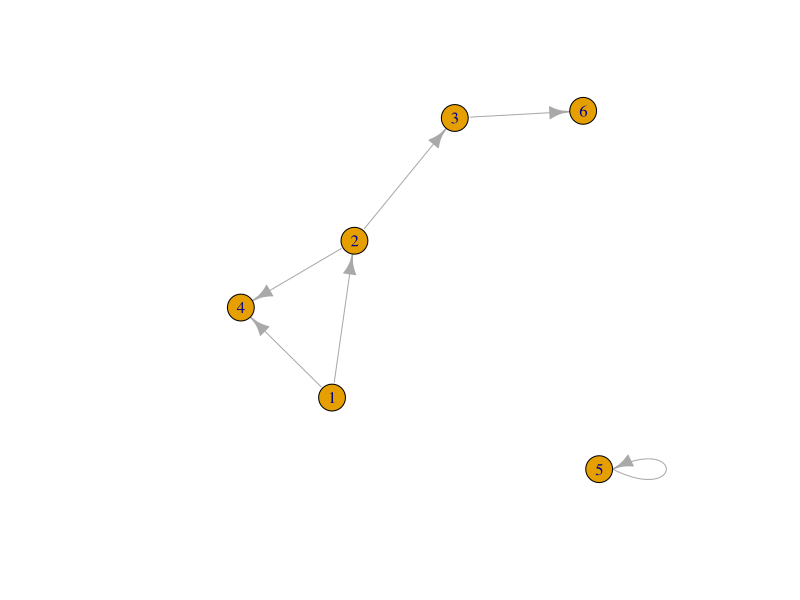
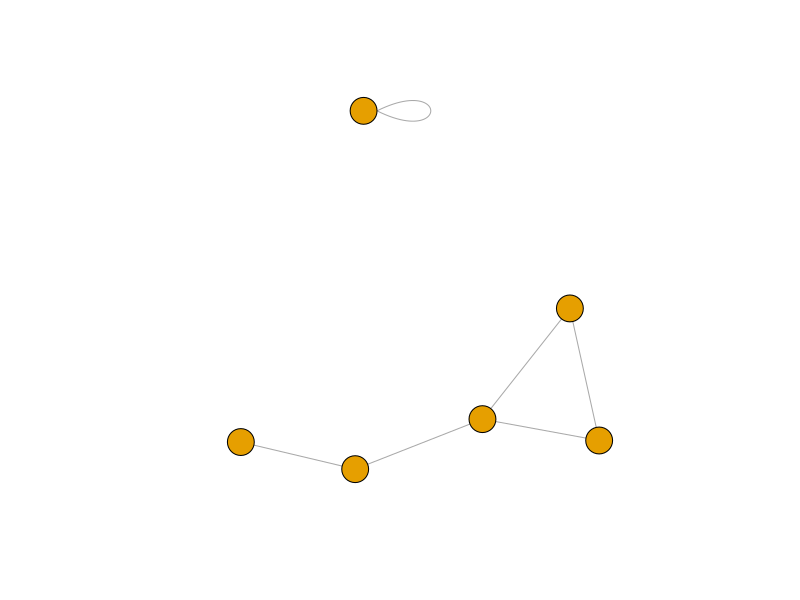
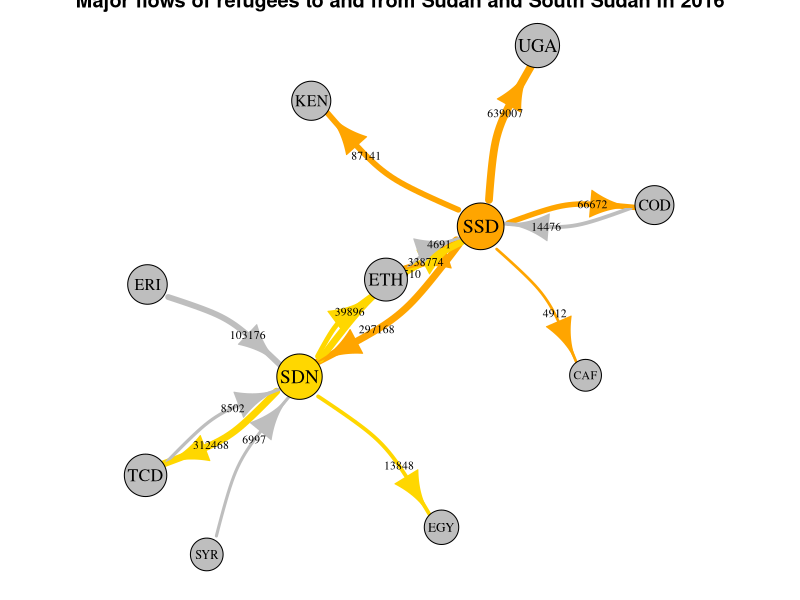

The R script that drew these images, in order:
## ---- chunk 1
knitr::opts_chunk$set(echo = TRUE)
## ---- chunk 2
library(igraph)
library(tidyverse)
## ---- chunk 3
gd <- graph(c(1,2, 2,3, 2,4, 1,4, 5,5, 3,6))
plot(gd)
## ---- chunk 4
gu <- graph(c(1,2, 2,3, 2,4, 1,4, 5,5, 3,6), directed=FALSE)
plot(gu, vertex.label=NA)
## ---- chunk 5
refugeedata <- read_delim("../data/dataset-unhcr-refugees-data-sudan-south-sudan-2016.csv", "," )
## ---- chunk 6
edges <- refugeedata %>%
  drop_na() %>%
  select("ISO_A3_origin",
         "ISO_A3_residence",
         "Total_refugees") %>%
  rename("from"="ISO_A3_origin",
         "to"="ISO_A3_residence",
         "weight"="Total_refugees") %>%
  slice_max(n=15, order_by=weight)
## ---- chunk 7
nodesFrom <- edges %>%
  select("from") %>%
  distinct() %>%
  rename("country"="from")

nodesTo <- edges %>%
  select("to") %>%
  distinct() %>%
  rename("country"="to")

nodes <- bind_rows(nodesFrom, nodesTo) %>% 
  distinct()
## ---- chunk 8
# Generate ID's for all nodes
nodes$ID <- seq.int(nrow(nodes))

# Create the network object
net <- graph_from_data_frame(d=edges, vertices=nodes, directed=TRUE)
## ---- chunk 9
par(mar=c(0, 0, 0, 0))

V(net)$size <- log(strength(net)) + 4
E(net)$width <- log(edges$weight / 350)

edgesSSD <- incident(net, V(net)[name=="SSD"], mode="out")
edgesSDN <- incident(net, V(net)[name=="SDN"], mode="out")
ecol <- rep("gray", ecount(net))
ecol[edgesSSD] <- "orange"
ecol[edgesSDN] <- "gold"

vcol <- rep("gray", vcount(net))
vcol[V(net)$name=="SSD"] <- "orange"
vcol[V(net)$name=="SDN"] <- "gold"

l <- layout_with_lgl(net, maxiter=93)

plot(net, 
     main="Major flows of refugees to and from Sudan and South Sudan in 2016", 
     sub="Source: UNHCR, 2016", 
     layout=l,
     edge.color=ecol,
     edge.curved=.25, 
     edge.arrow.size=log(E(net)$weight)/6, 
     edge.label=E(net)$weight, 
     edge.label.color="black", 
     edge.label.cex=.7, 
     vertex.color=vcol, 
     vertex.label.color="black", 
     vertex.label.cex=log(strength(net))/12)
